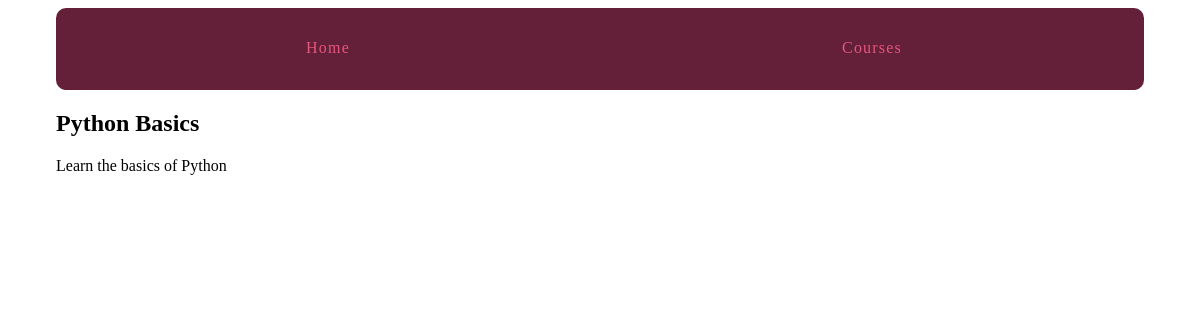
The page /courses/1/ on the database as committed earlier.
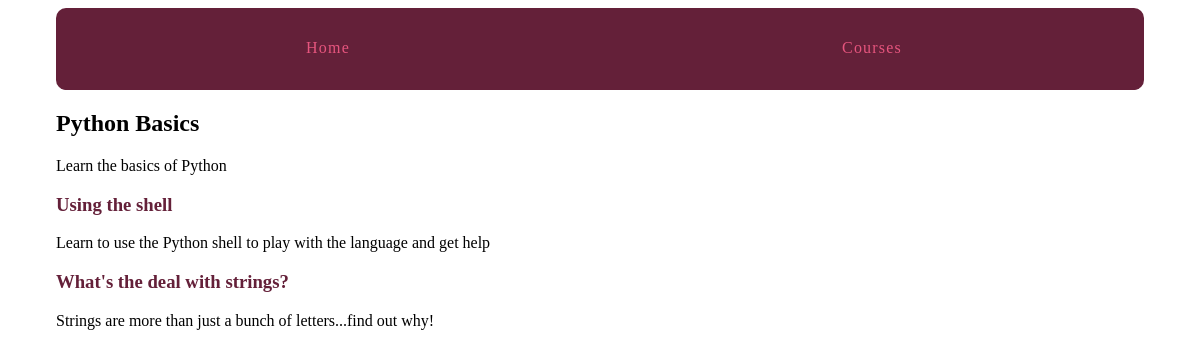
The same page on the database as committed later.
### courses/models.py (models this page shows, shortened)
class Course(models.Model):
    created_at = models.DateTimeField(auto_now_add=True)
    title = models.CharField(max_length=255)
    description = models.TextField()

class Step(models.Model):
    title = models.CharField(max_length=255)
    description = models.TextField()
    content = models.TextField(blank=True, default='')
    order = models.IntegerField(default=0)
    course = models.ForeignKey(Course)
    class Meta:
        ordering = ['order',]

### courses/views.py (the view)
# urls.py: url(r'(?P<pk>\d+)/$', views.course_detail, name="detail"),
def course_detail(request, pk):
    course = get_object_or_404(Course, pk=pk)
    return render(request, 'courses/course_detail.html', {'course': course})

### courses/templates/courses/course_detail.html (shortened to what this page needs)
{% extends "layout.html" %}
{% block content %}
<article>
	<h2>{{ course.title }}</h2>
	{{ course.description }}
	<section>
		{% for step in course.step_set.all %}
			<h3>
				<a href="{% url 'course:step' course_pk=step.course.pk step_pk=step.pk %}">{{ step.title }}</a>
			</h3>
			{{ step.description }}
		{% endfor %}
	</section>
</article>
{% endblock %}

### templates/layout.html (shortened to what this page needs)
{% load static from staticfiles %}
<!DOCTYPE html>
<html>
<head>
	<link rel="stylesheet" type="text/css" href="{% static 'css/layout.css' %}">
</head>
	<body>
		<div class="site-container">
			<nav>
				<a href="{% url 'home' %}">Home</a>
				<a href="{% url 'course:courses' %}">Courses</a>
			</nav>
		{% block content %}{% endblock %}
		</div>
	</body>
</html>

### assets/css/layout.css (style rules this page uses)
html { box-sizing: border-box; }
*, *::after, *::before { box-sizing: inherit; }
.site-container { max-width: 68em; margin-left: auto; margin-right: auto; }
.site-container::after { clear: both; content: ""; display: table; }
.site-container nav { width: 100%; display: table; width: 100%; table-layout: fixed; border-bottom-left-radius: 10px; border-bottom-right-radius: 10px; border-top-left-radius: 10px; border-top-right-radius: 10px; border-bottom-left-radius: 10px; border-top-left-radius: 10px; border-bottom-right-radius: 10px; border-top-right-radius: 10px; background-color: #642039; margin-bottom: 1em; overflow: hidden; }
.site-container nav a { display: table-cell; width: 8.33333%; padding: 10px; border-bottom: 2px solid #642039; color: #e6557e; letter-spacing: 0.075em; line-height: 60px; text-align: center; text-decoration: none; }
article h2 a, article h3 a { color: #642039; text-decoration: none; }

Rows that differ between the two databases and show on the page:
added Step: title "Using the shell", description "Learn to use the Python shell to play with the language and get help"
added Step: title "What's the deal with strings?", description "Strings are more than just a bunch of letters...find out why!"
